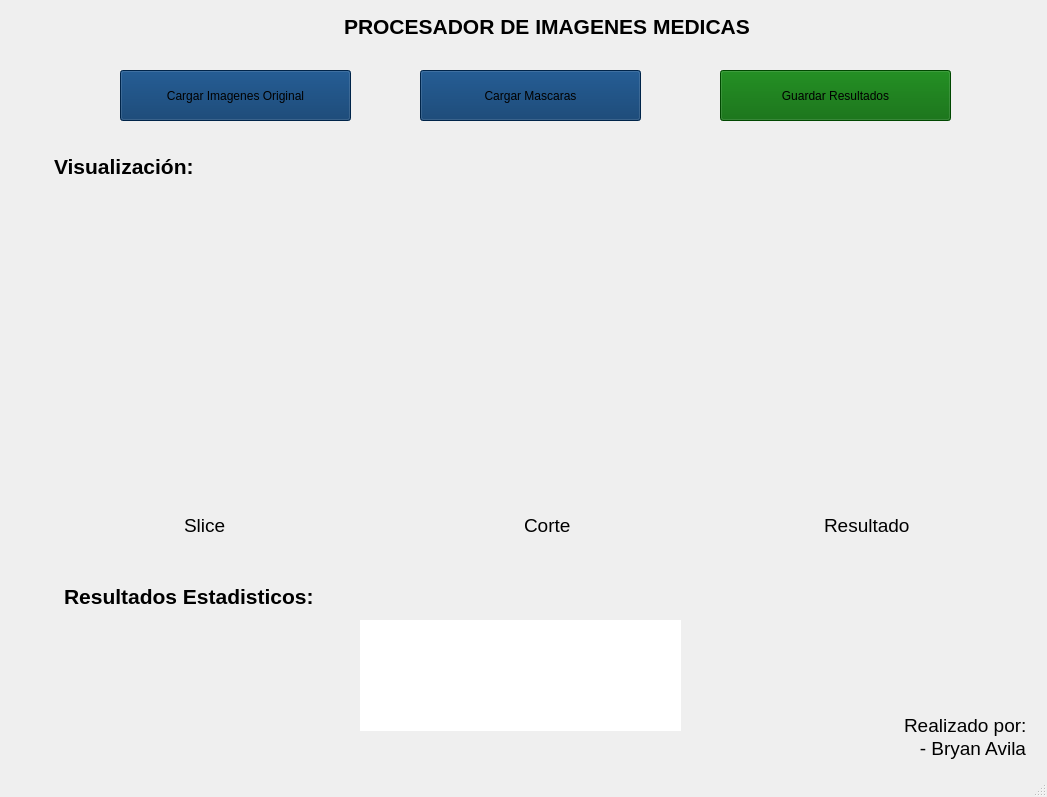
<?xml version="1.0" encoding="UTF-8"?>
<ui version="4.0">
 <class>MainWindow</class>
 <widget class="QMainWindow" name="MainWindow">
  <property name="enabled">
   <bool>true</bool>
  </property>
  <property name="geometry">
   <rect>
    <x>0</x>
    <y>0</y>
    <width>1047</width>
    <height>797</height>
   </rect>
  </property>
  <property name="windowTitle">
   <string>MainWindow</string>
  </property>
  <property name="styleSheet">
   <string notr="true"/>
  </property>
  <widget class="QWidget" name="centralwidget">
   <widget class="QLabel" name="label">
    <property name="geometry">
     <rect>
      <x>190</x>
      <y>120</y>
      <width>66</width>
      <height>18</height>
     </rect>
    </property>
    <property name="text">
     <string/>
    </property>
   </widget>
   <widget class="QPushButton" name="btnLoadImage">
    <property name="geometry">
     <rect>
      <x>120</x>
      <y>70</y>
      <width>231</width>
      <height>51</height>
     </rect>
    </property>
    <property name="autoFillBackground">
     <bool>false</bool>
    </property>
    <property name="styleSheet">
     <string notr="true">background-color: #003366;</string>
    </property>
    <property name="text">
     <string>Cargar Imagenes Original</string>
    </property>
    <property name="autoDefault">
     <bool>false</bool>
    </property>
   </widget>
   <widget class="QPushButton" name="btnLoadMask">
    <property name="geometry">
     <rect>
      <x>420</x>
      <y>70</y>
      <width>221</width>
      <height>51</height>
     </rect>
    </property>
    <property name="styleSheet">
     <string notr="true">background-color: #003366; </string>
    </property>
    <property name="text">
     <string>Cargar Mascaras</string>
    </property>
   </widget>
   <widget class="QPushButton" name="btnSaveAll">
    <property name="geometry">
     <rect>
      <x>720</x>
      <y>70</y>
      <width>231</width>
      <height>51</height>
     </rect>
    </property>
    <property name="styleSheet">
     <string notr="true">background-color: #006400;</string>
    </property>
    <property name="text">
     <string>Guardar Resultados</string>
    </property>
   </widget>
   <widget class="QLabel" name="lblOriginalSlice">
    <property name="enabled">
     <bool>true</bool>
    </property>
    <property name="geometry">
     <rect>
      <x>80</x>
      <y>240</y>
      <width>261</width>
      <height>251</height>
     </rect>
    </property>
    <property name="text">
     <string/>
    </property>
    <property name="scaledContents">
     <bool>true</bool>
    </property>
   </widget>
   <widget class="QLabel" name="lblMaskSlice">
    <property name="enabled">
     <bool>true</bool>
    </property>
    <property name="geometry">
     <rect>
      <x>420</x>
      <y>240</y>
      <width>261</width>
      <height>251</height>
     </rect>
    </property>
    <property name="styleSheet">
     <string notr="true"/>
    </property>
    <property name="text">
     <string/>
    </property>
    <property name="scaledContents">
     <bool>true</bool>
    </property>
   </widget>
   <widget class="QLabel" name="lblResultSlice">
    <property name="enabled">
     <bool>true</bool>
    </property>
    <property name="geometry">
     <rect>
      <x>740</x>
      <y>240</y>
      <width>261</width>
      <height>251</height>
     </rect>
    </property>
    <property name="text">
     <string/>
    </property>
    <property name="scaledContents">
     <bool>true</bool>
    </property>
   </widget>
   <widget class="QTextEdit" name="txtStats">
    <property name="geometry">
     <rect>
      <x>360</x>
      <y>620</y>
      <width>321</width>
      <height>111</height>
     </rect>
    </property>
    <property name="styleSheet">
     <string notr="true">border: none;  </string>
    </property>
   </widget>
   <widget class="QTextEdit" name="textEdit_2">
    <property name="enabled">
     <bool>true</bool>
    </property>
    <property name="geometry">
     <rect>
      <x>60</x>
      <y>580</y>
      <width>271</width>
      <height>41</height>
     </rect>
    </property>
    <property name="styleSheet">
     <string notr="true">border: none; background-color: transparent;</string>
    </property>
    <property name="html">
     <string>&lt;!DOCTYPE HTML PUBLIC &quot;-//W3C//DTD HTML 4.0//EN&quot; &quot;http://www.w3.org/TR/REC-html40/strict.dtd&quot;&gt;
&lt;html&gt;&lt;head&gt;&lt;meta name=&quot;qrichtext&quot; content=&quot;1&quot; /&gt;&lt;meta charset=&quot;utf-8&quot; /&gt;&lt;style type=&quot;text/css&quot;&gt;
p, li { white-space: pre-wrap; }
hr { height: 1px; border-width: 0; }
li.unchecked::marker { content: &quot;\2610&quot;; }
li.checked::marker { content: &quot;\2612&quot;; }
&lt;/style&gt;&lt;/head&gt;&lt;body style=&quot; font-family:'Ubuntu Sans'; font-size:11pt; font-weight:400; font-style:normal;&quot;&gt;
&lt;p style=&quot; margin-top:0px; margin-bottom:0px; margin-left:0px; margin-right:0px; -qt-block-indent:0; text-indent:0px;&quot;&gt;&lt;span style=&quot; font-size:16pt; font-weight:700;&quot;&gt;Resultados Estadisticos:&lt;/span&gt;&lt;/p&gt;&lt;/body&gt;&lt;/html&gt;</string>
    </property>
   </widget>
   <widget class="QTextEdit" name="textEdit_3">
    <property name="enabled">
     <bool>true</bool>
    </property>
    <property name="geometry">
     <rect>
      <x>50</x>
      <y>150</y>
      <width>181</width>
      <height>41</height>
     </rect>
    </property>
    <property name="autoFillBackground">
     <bool>false</bool>
    </property>
    <property name="styleSheet">
     <string notr="true">border: none; background-color: transparent;</string>
    </property>
    <property name="html">
     <string>&lt;!DOCTYPE HTML PUBLIC &quot;-//W3C//DTD HTML 4.0//EN&quot; &quot;http://www.w3.org/TR/REC-html40/strict.dtd&quot;&gt;
&lt;html&gt;&lt;head&gt;&lt;meta name=&quot;qrichtext&quot; content=&quot;1&quot; /&gt;&lt;meta charset=&quot;utf-8&quot; /&gt;&lt;style type=&quot;text/css&quot;&gt;
p, li { white-space: pre-wrap; }
hr { height: 1px; border-width: 0; }
li.unchecked::marker { content: &quot;\2610&quot;; }
li.checked::marker { content: &quot;\2612&quot;; }
&lt;/style&gt;&lt;/head&gt;&lt;body style=&quot; font-family:'Ubuntu Sans'; font-size:11pt; font-weight:400; font-style:normal;&quot;&gt;
&lt;p style=&quot; margin-top:0px; margin-bottom:0px; margin-left:0px; margin-right:0px; -qt-block-indent:0; text-indent:0px;&quot;&gt;&lt;span style=&quot; font-size:16pt; font-weight:700;&quot;&gt;Visualización:&lt;/span&gt;&lt;/p&gt;&lt;/body&gt;&lt;/html&gt;</string>
    </property>
   </widget>
   <widget class="QTextEdit" name="textEdit">
    <property name="enabled">
     <bool>true</bool>
    </property>
    <property name="geometry">
     <rect>
      <x>340</x>
      <y>10</y>
      <width>421</width>
      <height>41</height>
     </rect>
    </property>
    <property name="styleSheet">
     <string notr="true">border: none; background-color: transparent;</string>
    </property>
    <property name="html">
     <string>&lt;!DOCTYPE HTML PUBLIC &quot;-//W3C//DTD HTML 4.0//EN&quot; &quot;http://www.w3.org/TR/REC-html40/strict.dtd&quot;&gt;
&lt;html&gt;&lt;head&gt;&lt;meta name=&quot;qrichtext&quot; content=&quot;1&quot; /&gt;&lt;meta charset=&quot;utf-8&quot; /&gt;&lt;style type=&quot;text/css&quot;&gt;
p, li { white-space: pre-wrap; }
hr { height: 1px; border-width: 0; }
li.unchecked::marker { content: &quot;\2610&quot;; }
li.checked::marker { content: &quot;\2612&quot;; }
&lt;/style&gt;&lt;/head&gt;&lt;body style=&quot; font-family:'Ubuntu Sans'; font-size:11pt; font-weight:400; font-style:normal;&quot;&gt;
&lt;p style=&quot; margin-top:0px; margin-bottom:0px; margin-left:0px; margin-right:0px; -qt-block-indent:0; text-indent:0px;&quot;&gt;&lt;span style=&quot; font-size:16pt; font-weight:700;&quot;&gt;PROCESADOR DE IMAGENES MEDICAS&lt;/span&gt;&lt;/p&gt;&lt;/body&gt;&lt;/html&gt;</string>
    </property>
    <property name="acceptRichText">
     <bool>true</bool>
    </property>
   </widget>
   <widget class="QTextEdit" name="textEdit_4">
    <property name="geometry">
     <rect>
      <x>180</x>
      <y>510</y>
      <width>71</width>
      <height>41</height>
     </rect>
    </property>
    <property name="styleSheet">
     <string notr="true">border: none; background-color: transparent;</string>
    </property>
    <property name="html">
     <string>&lt;!DOCTYPE HTML PUBLIC &quot;-//W3C//DTD HTML 4.0//EN&quot; &quot;http://www.w3.org/TR/REC-html40/strict.dtd&quot;&gt;
&lt;html&gt;&lt;head&gt;&lt;meta name=&quot;qrichtext&quot; content=&quot;1&quot; /&gt;&lt;meta charset=&quot;utf-8&quot; /&gt;&lt;style type=&quot;text/css&quot;&gt;
p, li { white-space: pre-wrap; }
hr { height: 1px; border-width: 0; }
li.unchecked::marker { content: &quot;\2610&quot;; }
li.checked::marker { content: &quot;\2612&quot;; }
&lt;/style&gt;&lt;/head&gt;&lt;body style=&quot; font-family:'Ubuntu Sans'; font-size:11pt; font-weight:400; font-style:normal;&quot;&gt;
&lt;p style=&quot; margin-top:0px; margin-bottom:0px; margin-left:0px; margin-right:0px; -qt-block-indent:0; text-indent:0px;&quot;&gt;&lt;span style=&quot; font-size:14pt;&quot;&gt;Slice&lt;/span&gt;&lt;/p&gt;&lt;/body&gt;&lt;/html&gt;</string>
    </property>
   </widget>
   <widget class="QTextEdit" name="textEdit_5">
    <property name="geometry">
     <rect>
      <x>520</x>
      <y>510</y>
      <width>71</width>
      <height>41</height>
     </rect>
    </property>
    <property name="styleSheet">
     <string notr="true">border: none; background-color: transparent;</string>
    </property>
    <property name="html">
     <string>&lt;!DOCTYPE HTML PUBLIC &quot;-//W3C//DTD HTML 4.0//EN&quot; &quot;http://www.w3.org/TR/REC-html40/strict.dtd&quot;&gt;
&lt;html&gt;&lt;head&gt;&lt;meta name=&quot;qrichtext&quot; content=&quot;1&quot; /&gt;&lt;meta charset=&quot;utf-8&quot; /&gt;&lt;style type=&quot;text/css&quot;&gt;
p, li { white-space: pre-wrap; }
hr { height: 1px; border-width: 0; }
li.unchecked::marker { content: &quot;\2610&quot;; }
li.checked::marker { content: &quot;\2612&quot;; }
&lt;/style&gt;&lt;/head&gt;&lt;body style=&quot; font-family:'Ubuntu Sans'; font-size:11pt; font-weight:400; font-style:normal;&quot;&gt;
&lt;p style=&quot; margin-top:0px; margin-bottom:0px; margin-left:0px; margin-right:0px; -qt-block-indent:0; text-indent:0px;&quot;&gt;&lt;span style=&quot; font-size:14pt;&quot;&gt;Corte&lt;/span&gt;&lt;/p&gt;&lt;/body&gt;&lt;/html&gt;</string>
    </property>
   </widget>
   <widget class="QTextEdit" name="textEdit_6">
    <property name="geometry">
     <rect>
      <x>820</x>
      <y>510</y>
      <width>111</width>
      <height>41</height>
     </rect>
    </property>
    <property name="styleSheet">
     <string notr="true">border: none; background-color: transparent;</string>
    </property>
    <property name="html">
     <string>&lt;!DOCTYPE HTML PUBLIC &quot;-//W3C//DTD HTML 4.0//EN&quot; &quot;http://www.w3.org/TR/REC-html40/strict.dtd&quot;&gt;
&lt;html&gt;&lt;head&gt;&lt;meta name=&quot;qrichtext&quot; content=&quot;1&quot; /&gt;&lt;meta charset=&quot;utf-8&quot; /&gt;&lt;style type=&quot;text/css&quot;&gt;
p, li { white-space: pre-wrap; }
hr { height: 1px; border-width: 0; }
li.unchecked::marker { content: &quot;\2610&quot;; }
li.checked::marker { content: &quot;\2612&quot;; }
&lt;/style&gt;&lt;/head&gt;&lt;body style=&quot; font-family:'Ubuntu Sans'; font-size:11pt; font-weight:400; font-style:normal;&quot;&gt;
&lt;p style=&quot; margin-top:0px; margin-bottom:0px; margin-left:0px; margin-right:0px; -qt-block-indent:0; text-indent:0px;&quot;&gt;&lt;span style=&quot; font-size:14pt;&quot;&gt;Resultado&lt;/span&gt;&lt;/p&gt;&lt;/body&gt;&lt;/html&gt;</string>
    </property>
   </widget>
   <widget class="QTextEdit" name="textEdit_7">
    <property name="geometry">
     <rect>
      <x>900</x>
      <y>710</y>
      <width>171</width>
      <height>51</height>
     </rect>
    </property>
    <property name="styleSheet">
     <string notr="true">border: none; background-color: transparent;</string>
    </property>
    <property name="html">
     <string>&lt;!DOCTYPE HTML PUBLIC &quot;-//W3C//DTD HTML 4.0//EN&quot; &quot;http://www.w3.org/TR/REC-html40/strict.dtd&quot;&gt;
&lt;html&gt;&lt;head&gt;&lt;meta name=&quot;qrichtext&quot; content=&quot;1&quot; /&gt;&lt;meta charset=&quot;utf-8&quot; /&gt;&lt;style type=&quot;text/css&quot;&gt;
p, li { white-space: pre-wrap; }
hr { height: 1px; border-width: 0; }
li.unchecked::marker { content: &quot;\2610&quot;; }
li.checked::marker { content: &quot;\2612&quot;; }
&lt;/style&gt;&lt;/head&gt;&lt;body style=&quot; font-family:'Ubuntu Sans'; font-size:11pt; font-weight:400; font-style:normal;&quot;&gt;
&lt;p style=&quot; margin-top:0px; margin-bottom:0px; margin-left:0px; margin-right:0px; -qt-block-indent:0; text-indent:0px;&quot;&gt;&lt;span style=&quot; font-size:14pt;&quot;&gt;Realizado por:&lt;/span&gt;&lt;/p&gt;
&lt;p style=&quot; margin-top:0px; margin-bottom:0px; margin-left:0px; margin-right:0px; -qt-block-indent:0; text-indent:0px;&quot;&gt;&lt;span style=&quot; font-size:14pt;&quot;&gt;   - Bryan Avila&lt;/span&gt;&lt;/p&gt;&lt;/body&gt;&lt;/html&gt;</string>
    </property>
   </widget>
  </widget>
  <widget class="QMenuBar" name="menubar">
   <property name="geometry">
    <rect>
     <x>0</x>
     <y>0</y>
     <width>1047</width>
     <height>23</height>
    </rect>
   </property>
  </widget>
  <widget class="QStatusBar" name="statusbar"/>
 </widget>
 <resources/>
 <connections/>
</ui>
